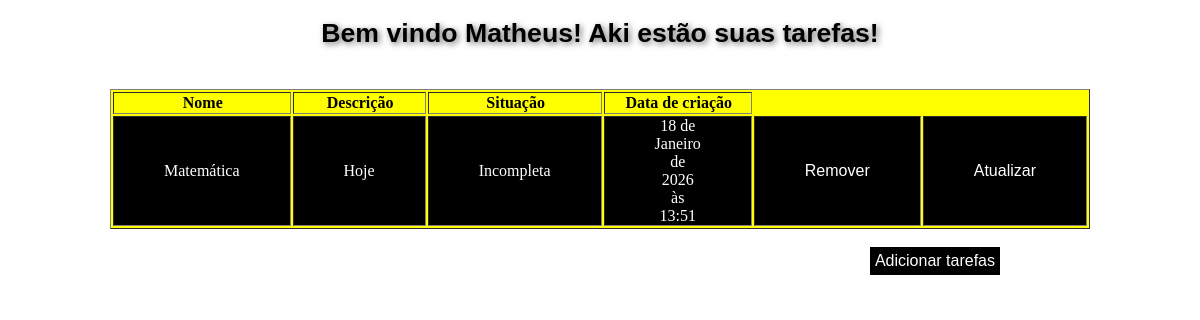
Page /tarefas/ on the committed database.
### tarefas/models.py (models this page shows, shortened)
class TarefaModel(models.Model):
    nome = models.CharField(max_length=50)
    descricao = models.TextField(null=True, blank=True)
    situacao = models.BooleanField(default=False)
    data_criacao = models.DateTimeField(auto_now_add=True)

### tarefas/views.py (the view)
# urls.py: path('', views.tarefas_home, name='home'),
def tarefas_home(request):
    info = {
        'nome': "Matheus",
        'tarefas': TarefaModel.objects.all()
    }
    return render(request, 'tarefas/home.html', info)

### templates/tarefas/home.html (shortened to what this page needs)
<!DOCTYPE html>
<html lang="pt-BR">
<head>
</head>
<body>
    <h1>Bem vindo {{nome}}! Aki estão suas tarefas!</h1>
        <table border="1" class="tarefas">
            <thead>
                <th>Nome</th>
                <th>Descrição</th>
                <th>Situação</th>
                <th>Data de criação</th>
            </thead>
            <tbody>
                {% for tarefa in tarefas %}
                    <tr>
                        <td>{{ tarefa.nome }}</td>
                        <td>{{ tarefa.descricao }}</td>
                        <td>{% if tarefa.situacao %}
                                Completa
                            {% else %}
                                Incompleta
                                {% endif %}</td>
                        <td>{{ tarefa.data_criacao }}</td>
                        <td>
                            <a href="{% url 'tarefas:remover' tarefa.id %}">Remover</a>
                        </td>
                        <td>
                            <a href="{% url 'tarefas:editar' tarefa.id %}">Atualizar</a>
                        </td>
                    </tr>
                {% endfor %}
            </tbody>
        </table>
        <br/>
        <a href="{% url 'tarefas:adicionar' %}" id="add">Adicionar tarefas</a>
</body>
</html>

### templates/tarefas/home.html (style rules this page uses)
h1 { font-size: 20pt; font-family: sans-serif; text-align: center; text-shadow: 2px 2px 6px rgb(0,0,0,.6); }
table.tarefas { margin: 0 auto; }
table { width: 400px; height: auto; background-color: yellow; }
tbody { background-color: black; color: white; }
a { background-color: black; color: white; display: block; text-decoration: none; margin-top: 0px; font-family: sans-serif; position: relative; }
a#add { position: absolute; right: 200px; padding: 5px; }
td { padding: 0px 50px 0px 50px; text-align: center; }
th { text-indent: 2px; }

### rows in the picture
TarefaModel: nome "Matemática", descricao "Hoje", situacao "Incompleta", data_criacao "18 de Janeiro de 2026 às 13:51"

### other values in the picture
{{ nome }} "Matheus"
